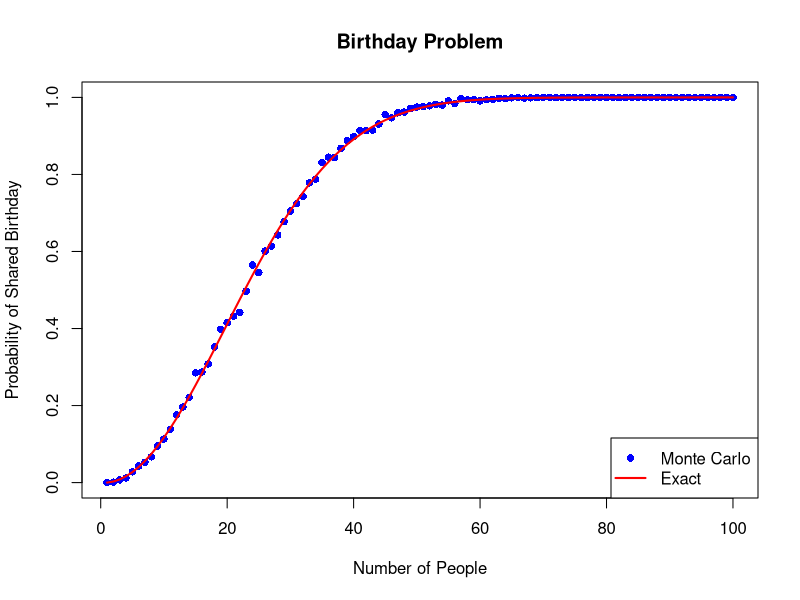
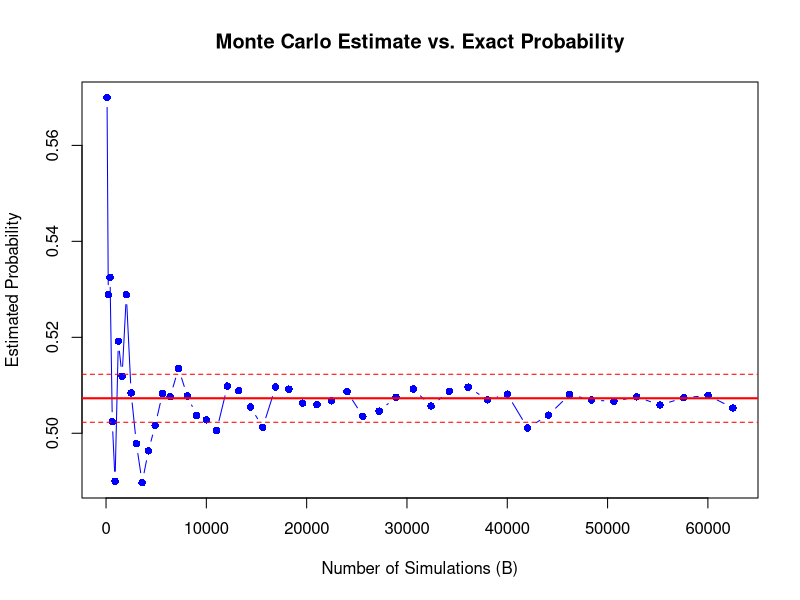
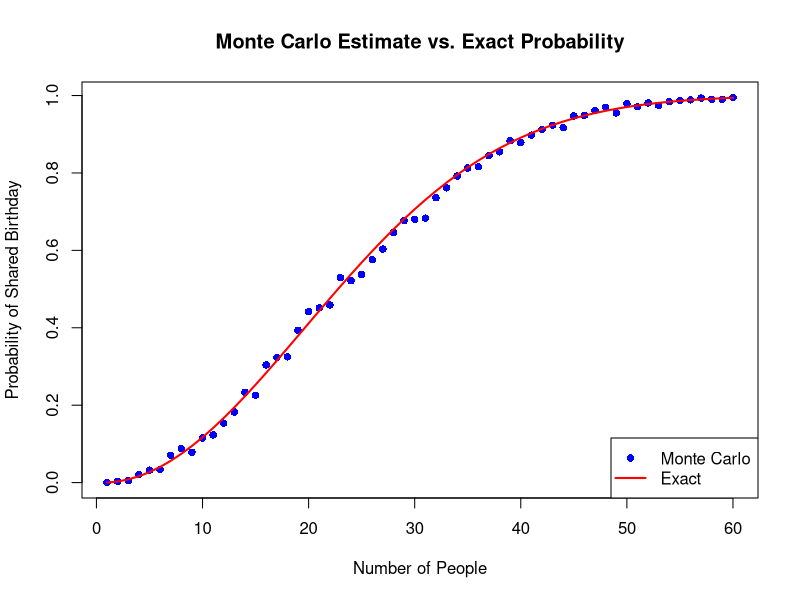
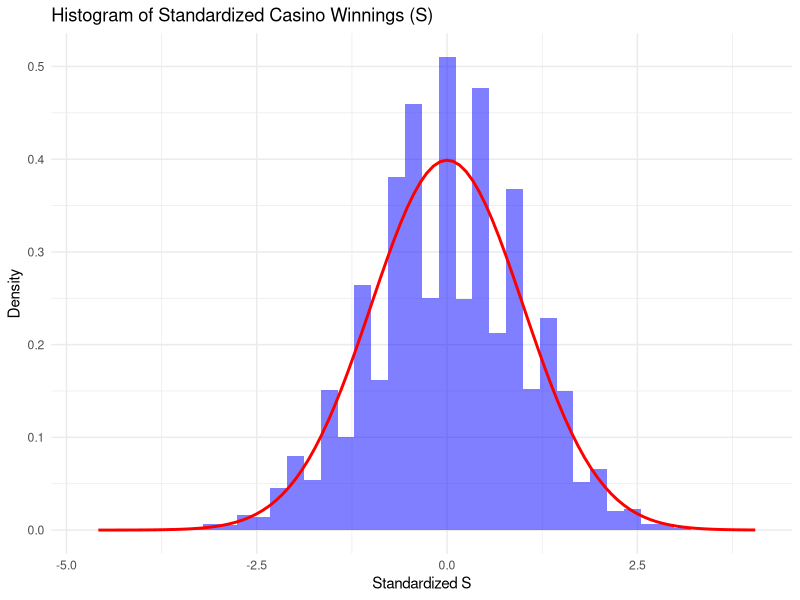
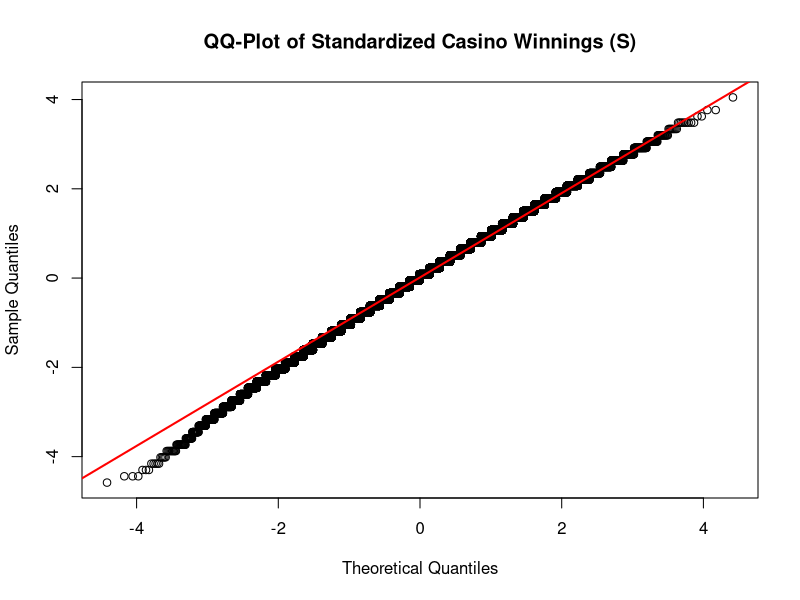

R code for these plots, in order:
## ---- chunk 1
knitr::opts_chunk$set(error = TRUE)
## ---- chunk 2
same_birthday <- function(n){ 

  # Generate n random birthdays (days of the year from 1 to 365)
  birthdays <- sample(1:365, size = n, replace = TRUE)
  
  # Check if any birthday appears more than once
  has_duplicate <- any(duplicated(birthdays))
  
  return(has_duplicate)
}


set.seed(123)  
same_birthday(23)  
same_birthday(50)  
same_birthday(10)  
same_birthday(2)   

## ---- chunk 3
set.seed(2025)
B <- 10^3

# Monte Carlo simulation
results <- replicate(B, same_birthday(50))  

# Calculate probability
probability <- mean(results)

# Print the estimated probability
print(paste("Estimated probability of at least two people sharing a birthday:", probability))

## ---- chunk 4
set.seed(1997)  # Set seed for reproducibility

# Function to compute probability of at least two people sharing a birthday
compute_prob <- function(n, B = 10^3) {
  results <- replicate(B, same_birthday(n))
  return(mean(results))
}

# Find the smallest group size where probability > 50%
group_sizes <- 1:100  # Test for group sizes from 1 to 100
probabilities <- sapply(group_sizes, compute_prob)  

# Find the smallest group size where probability exceeds 50%
threshold_index <- which(probabilities > 0.5)[1]  # Get the first index where probability > 50%
group_size_50 <- group_sizes[threshold_index]

print(paste("The group size where the chance becomes greater than 50% is:", group_size_50))


## ---- chunk 5

exact_prob <- function(n) {
  if (n > 365) return(1)  # If n > 365, at least two must share a birthday
  prob_no_shared <- prod((365:(365 - n + 1)) / 365) 
  return(1 - prob_no_shared)
}

n_values <- 1:100
monte_carlo_probs <- sapply(n_values, compute_prob)
exact_probs <- sapply(n_values, exact_prob)

# Plot comparison
plot(n_values, monte_carlo_probs, col = "blue", pch = 16, main = "Birthday Problem",
     xlab = "Number of People", ylab = "Probability of Shared Birthday")
lines(n_values, exact_probs, col = "red", lwd = 2)  # Exact probability in red
legend("bottomright", legend = c("Monte Carlo", "Exact"), col = c("blue", "red"), 
       pch = c(16, NA), lty = c(NA, 1), lwd = c(NA, 2))

## ---- chunk 6
set.seed(1998)

B_values <- seq(10, 250, 5)^2

# Function to compute Monte Carlo probability for a given B
monte_carlo_estimate <- function(B, n = 23) {
  results <- replicate(B, same_birthday(n))  # Run B simulations
  return(mean(results))  # Compute probability estimate
}

# Compute Monte Carlo estimates for each B value
mc_probs <- sapply(B_values, monte_carlo_estimate)

# Get exact probability for n = 23
exact_23 <- exact_prob(23)

# Compute error bounds (±0.005)
upper_bound <- exact_23 + 0.005
lower_bound <- exact_23 - 0.005

# Plot Monte Carlo estimates
plot(B_values, mc_probs, type = "b", col = "blue", pch = 16,
     xlab = "Number of Simulations (B)", ylab = "Estimated Probability",
     main = "Monte Carlo Estimate vs. Exact Probability")

# Add horizontal lines for exact probability ±0.005
abline(h = exact_23, col = "red", lwd = 2)  # Exact probability
abline(h = upper_bound, col = "red", lty = 2)  # Upper bound
abline(h = lower_bound, col = "red", lty = 2)  # Lower bound


stable_B <- B_values[which(abs(mc_probs - exact_23) < 0.005)[1]]


print(paste("Monte Carlo estimates stabilize within ±0.005 at B =", stable_B))

## ---- chunk 7
set.seed(1998)  

B <- 625  # Use the stabilized value from exercise 5
n_values <- seq(1, 60)  # Range of group sizes

# Compute Monte Carlo estimates
monte_carlo_probs <- sapply(n_values, function(n) {
  results <- replicate(B, same_birthday(n))
  return(mean(results))
})

# Compute exact probabilities using the formula
exact_probs <- sapply(n_values, exact_prob)

# Plot Monte Carlo estimates
plot(n_values, monte_carlo_probs, col = "blue", pch = 16,
     xlab = "Number of People", ylab = "Probability of Shared Birthday",
     main = "Monte Carlo Estimate vs. Exact Probability")


lines(n_values, exact_probs, col = "red", lwd = 2)  # Exact probability in red


legend("bottomright", legend = c("Monte Carlo", "Exact"), col = c("blue", "red"),
       pch = c(16, NA), lty = c(NA, 1), lwd = c(NA, 2))

## ---- chunk 8
set.seed(2025)
n <- 1

prob_green <- 2/38
prob_other <- 1 - prob_green

casino_winning <- sample(c(-17, 1), size = n, replace = TRUE, prob = c(prob_green, prob_other))

print(paste("Casino winning for one bet:", casino_winning))

## ---- chunk 9
library(ggplot2)

set.seed(2025)

n <- 1000
simulations <- 100000

prob_green <- 2/38
prob_other <- 1 - prob_green

# Monte Carlo simulation: total casino winnings S
casino_total_winnings <- replicate(simulations, {
  bets <- sample(c(-17, 1), size = n, replace = TRUE, prob = c(prob_green, prob_other))
  sum(bets)
})

# Compute empirical probability that casino loses money (S < 0)
prob_casino_loses_MC <- mean(casino_total_winnings < 0)

# Print results
print(paste("Monte Carlo estimated probability of casino losing money:", prob_casino_loses_MC))


## ---- chunk 10
set.seed(2025)

n <- 1000  # 1,000 bets
simulations <- 100000  # Monte Carlo trials

# Simulate total casino winnings
casino_total_winnings <- replicate(simulations, {
  bets <- sample(c(-17, 1), size = n, replace = TRUE, prob = c(2/38, 36/38))
  sum(bets)
})

# Compute Monte Carlo estimate of E(S)
E_S_MC <- mean(casino_total_winnings)

# Print results
print(paste("Expected value of S (E[S]):", E_S_MC))

## ---- chunk 11
set.seed(2025)

n <- 1000
simulations <- 100000

prob_green <- 2/38
prob_other <- 1 - prob_green


casino_total_winnings <- replicate(simulations, {
  bets <- sample(c(-17, 1), size = n, replace = TRUE, prob = c(prob_green, prob_other))
  sum(bets)
})

# Compute Monte Carlo estimate of SE(S)
SE_S_MC <- sd(casino_total_winnings)

print(paste("Monte Carlo estimate of SE(S):", SE_S_MC))

## ---- chunk 12

library(ggplot2)

set.seed(2025)


n <- 1000  
simulations <- 100000  

prob_green <- 2/38
prob_other <- 1 - prob_green

# Monte Carlo simulation: total casino winnings S
casino_total_winnings <- replicate(simulations, {
  bets <- sample(c(-17, 1), size = n, replace = TRUE, prob = c(prob_green, prob_other))
  sum(bets)
})

# Compute theoretical mean and standard deviation
E_S <- mean(casino_total_winnings)  # Monte Carlo estimate of E(S)
SE_S <- sd(casino_total_winnings)   # Monte Carlo estimate of SE(S)

# Standardize S
Z_S <- (casino_total_winnings - E_S) / SE_S

# Plot histogram of standardized S (Fixed for ggplot2 3.4.0+)
ggplot(data.frame(Z_S), aes(x = Z_S)) +
  geom_histogram(aes(y = after_stat(density)), bins = 40, fill = "blue", alpha = 0.5) +
  stat_function(fun = dnorm, args = list(mean = 0, sd = 1), color = "red", linewidth = 1) + 
  labs(title = "Histogram of Standardized Casino Winnings (S)",
       x = "Standardized S",
       y = "Density") +
  theme_minimal()

# QQ-plot (Normal Q-Q Plot)
qqnorm(Z_S, main = "QQ-Plot of Standardized Casino Winnings (S)")
qqline(Z_S, col = "red", lwd = 2)

## ---- chunk 13
library(ggplot2)

set.seed(2025)


n <- 1000
simulations <- 100000

prob_green <- 2/38
prob_other <- 1 - prob_green

# Monte Carlo simulation: total casino winnings S
casino_total_winnings <- replicate(simulations, {
  bets <- sample(c(-17, 1), size = n, replace = TRUE, prob = c(prob_green, prob_other))
  sum(bets)
})

# Compute empirical probability that casino makes a profit (S > 0)
profit_probability_MC <- mean(casino_total_winnings > 0)

# Print result
print(paste("Monte Carlo estimated probability of casino profit:", profit_probability_MC))

## ---- chunk 14
library(ggplot2)
set.seed(2025)


n <- 31705
simulations <- 100000

prob_green <- 2/38
prob_other <- 1 - prob_green

# Monte Carlo simulation: total casino winnings S
casino_total_winnings <- replicate(simulations, {
  bets <- sample(c(-17, 1), size = n, replace = TRUE, prob = c(prob_green, prob_other))
  sum(bets)
})

# Compute empirical probability that casino loses money (S < 0)
prob_casino_loses_MC <- mean(casino_total_winnings < 0)

# Print results
print(paste("Monte Carlo estimated probability of casino losing money:", prob_casino_loses_MC))

